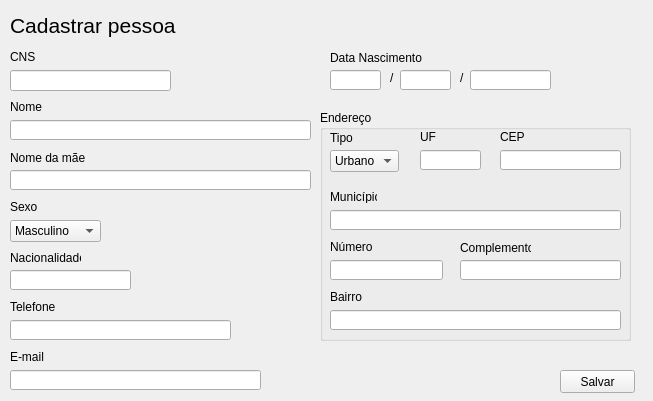
<?xml version="1.0" encoding="UTF-8"?>
<ui version="4.0">
 <class>Form</class>
 <widget class="QWidget" name="Form">
  <property name="geometry">
   <rect>
    <x>0</x>
    <y>0</y>
    <width>653</width>
    <height>401</height>
   </rect>
  </property>
  <property name="windowTitle">
   <string>Form</string>
  </property>
  <widget class="QLabel" name="label">
   <property name="geometry">
    <rect>
     <x>10</x>
     <y>50</y>
     <width>47</width>
     <height>13</height>
    </rect>
   </property>
   <property name="text">
    <string>CNS</string>
   </property>
  </widget>
  <widget class="QLabel" name="label_2">
   <property name="geometry">
    <rect>
     <x>10</x>
     <y>100</y>
     <width>47</width>
     <height>13</height>
    </rect>
   </property>
   <property name="text">
    <string>Nome</string>
   </property>
  </widget>
  <widget class="QLabel" name="label_3">
   <property name="geometry">
    <rect>
     <x>10</x>
     <y>150</y>
     <width>81</width>
     <height>16</height>
    </rect>
   </property>
   <property name="text">
    <string>Nome da mãe</string>
   </property>
  </widget>
  <widget class="QLineEdit" name="txtCns">
   <property name="geometry">
    <rect>
     <x>10</x>
     <y>70</y>
     <width>161</width>
     <height>21</height>
    </rect>
   </property>
  </widget>
  <widget class="QLineEdit" name="txtNome">
   <property name="geometry">
    <rect>
     <x>10</x>
     <y>120</y>
     <width>301</width>
     <height>20</height>
    </rect>
   </property>
  </widget>
  <widget class="QLineEdit" name="txtNomeMae">
   <property name="geometry">
    <rect>
     <x>10</x>
     <y>170</y>
     <width>301</width>
     <height>20</height>
    </rect>
   </property>
  </widget>
  <widget class="QLabel" name="label_4">
   <property name="geometry">
    <rect>
     <x>10</x>
     <y>200</y>
     <width>47</width>
     <height>13</height>
    </rect>
   </property>
   <property name="text">
    <string>Sexo</string>
   </property>
  </widget>
  <widget class="QComboBox" name="cmbSexo">
   <property name="geometry">
    <rect>
     <x>10</x>
     <y>220</y>
     <width>91</width>
     <height>22</height>
    </rect>
   </property>
   <item>
    <property name="text">
     <string>Masculino</string>
    </property>
   </item>
   <item>
    <property name="text">
     <string>Feminino</string>
    </property>
   </item>
  </widget>
  <widget class="QLabel" name="label_5">
   <property name="geometry">
    <rect>
     <x>10</x>
     <y>250</y>
     <width>71</width>
     <height>16</height>
    </rect>
   </property>
   <property name="text">
    <string>Nacionalidade</string>
   </property>
  </widget>
  <widget class="QLineEdit" name="txtPais">
   <property name="geometry">
    <rect>
     <x>10</x>
     <y>270</y>
     <width>121</width>
     <height>20</height>
    </rect>
   </property>
  </widget>
  <widget class="QLabel" name="label_6">
   <property name="geometry">
    <rect>
     <x>10</x>
     <y>300</y>
     <width>47</width>
     <height>13</height>
    </rect>
   </property>
   <property name="text">
    <string>Telefone</string>
   </property>
  </widget>
  <widget class="QLineEdit" name="txtTelefone">
   <property name="geometry">
    <rect>
     <x>10</x>
     <y>320</y>
     <width>221</width>
     <height>20</height>
    </rect>
   </property>
  </widget>
  <widget class="QLabel" name="label_7">
   <property name="geometry">
    <rect>
     <x>10</x>
     <y>350</y>
     <width>47</width>
     <height>13</height>
    </rect>
   </property>
   <property name="text">
    <string>E-mail</string>
   </property>
  </widget>
  <widget class="QLineEdit" name="txtEmail">
   <property name="geometry">
    <rect>
     <x>10</x>
     <y>370</y>
     <width>251</width>
     <height>20</height>
    </rect>
   </property>
  </widget>
  <widget class="QGroupBox" name="groupBox">
   <property name="geometry">
    <rect>
     <x>320</x>
     <y>110</y>
     <width>311</width>
     <height>231</height>
    </rect>
   </property>
   <property name="title">
    <string>Endereço</string>
   </property>
   <widget class="QLabel" name="label_11">
    <property name="geometry">
     <rect>
      <x>10</x>
      <y>20</y>
      <width>41</width>
      <height>16</height>
     </rect>
    </property>
    <property name="text">
     <string>Tipo</string>
    </property>
   </widget>
   <widget class="QComboBox" name="cmbTipoRes">
    <property name="geometry">
     <rect>
      <x>10</x>
      <y>40</y>
      <width>69</width>
      <height>22</height>
     </rect>
    </property>
    <item>
     <property name="text">
      <string>Urbano</string>
     </property>
    </item>
    <item>
     <property name="text">
      <string>Rural</string>
     </property>
    </item>
   </widget>
   <widget class="QLabel" name="label_12">
    <property name="geometry">
     <rect>
      <x>100</x>
      <y>20</y>
      <width>47</width>
      <height>13</height>
     </rect>
    </property>
    <property name="text">
     <string>UF</string>
    </property>
   </widget>
   <widget class="QLineEdit" name="txtUf">
    <property name="geometry">
     <rect>
      <x>100</x>
      <y>40</y>
      <width>61</width>
      <height>20</height>
     </rect>
    </property>
   </widget>
   <widget class="QLabel" name="label_13">
    <property name="geometry">
     <rect>
      <x>180</x>
      <y>20</y>
      <width>47</width>
      <height>13</height>
     </rect>
    </property>
    <property name="text">
     <string>CEP</string>
    </property>
   </widget>
   <widget class="QLineEdit" name="txtCep">
    <property name="geometry">
     <rect>
      <x>180</x>
      <y>40</y>
      <width>121</width>
      <height>20</height>
     </rect>
    </property>
   </widget>
   <widget class="QLabel" name="label_14">
    <property name="geometry">
     <rect>
      <x>10</x>
      <y>80</y>
      <width>47</width>
      <height>13</height>
     </rect>
    </property>
    <property name="text">
     <string>Município</string>
    </property>
   </widget>
   <widget class="QLineEdit" name="txtMunicipio">
    <property name="geometry">
     <rect>
      <x>10</x>
      <y>100</y>
      <width>291</width>
      <height>20</height>
     </rect>
    </property>
   </widget>
   <widget class="QLabel" name="label_15">
    <property name="geometry">
     <rect>
      <x>10</x>
      <y>130</y>
      <width>47</width>
      <height>13</height>
     </rect>
    </property>
    <property name="text">
     <string>Número</string>
    </property>
   </widget>
   <widget class="QLineEdit" name="txtNumero">
    <property name="geometry">
     <rect>
      <x>10</x>
      <y>150</y>
      <width>113</width>
      <height>20</height>
     </rect>
    </property>
   </widget>
   <widget class="QLabel" name="label_16">
    <property name="geometry">
     <rect>
      <x>140</x>
      <y>130</y>
      <width>71</width>
      <height>16</height>
     </rect>
    </property>
    <property name="text">
     <string>Complemento</string>
    </property>
   </widget>
   <widget class="QLineEdit" name="txtComplemento">
    <property name="geometry">
     <rect>
      <x>140</x>
      <y>150</y>
      <width>161</width>
      <height>20</height>
     </rect>
    </property>
   </widget>
   <widget class="QLabel" name="label_17">
    <property name="geometry">
     <rect>
      <x>10</x>
      <y>180</y>
      <width>47</width>
      <height>13</height>
     </rect>
    </property>
    <property name="text">
     <string>Bairro</string>
    </property>
   </widget>
   <widget class="QLineEdit" name="txtBairro">
    <property name="geometry">
     <rect>
      <x>10</x>
      <y>200</y>
      <width>291</width>
      <height>20</height>
     </rect>
    </property>
   </widget>
  </widget>
  <widget class="QLabel" name="label_8">
   <property name="geometry">
    <rect>
     <x>330</x>
     <y>50</y>
     <width>101</width>
     <height>16</height>
    </rect>
   </property>
   <property name="text">
    <string>Data Nascimento</string>
   </property>
  </widget>
  <widget class="QLineEdit" name="txtDiaNasc">
   <property name="geometry">
    <rect>
     <x>330</x>
     <y>70</y>
     <width>51</width>
     <height>20</height>
    </rect>
   </property>
  </widget>
  <widget class="QLabel" name="label_9">
   <property name="geometry">
    <rect>
     <x>390</x>
     <y>70</y>
     <width>16</width>
     <height>16</height>
    </rect>
   </property>
   <property name="text">
    <string>/</string>
   </property>
  </widget>
  <widget class="QLineEdit" name="txtMesNasc">
   <property name="geometry">
    <rect>
     <x>400</x>
     <y>70</y>
     <width>51</width>
     <height>20</height>
    </rect>
   </property>
  </widget>
  <widget class="QLabel" name="label_10">
   <property name="geometry">
    <rect>
     <x>460</x>
     <y>70</y>
     <width>16</width>
     <height>16</height>
    </rect>
   </property>
   <property name="text">
    <string>/</string>
   </property>
  </widget>
  <widget class="QLineEdit" name="txtAnoNasc">
   <property name="geometry">
    <rect>
     <x>470</x>
     <y>70</y>
     <width>81</width>
     <height>20</height>
    </rect>
   </property>
  </widget>
  <widget class="QPushButton" name="btnSave">
   <property name="geometry">
    <rect>
     <x>560</x>
     <y>370</y>
     <width>75</width>
     <height>23</height>
    </rect>
   </property>
   <property name="text">
    <string>Salvar</string>
   </property>
  </widget>
  <widget class="QLabel" name="label_18">
   <property name="geometry">
    <rect>
     <x>10</x>
     <y>10</y>
     <width>251</width>
     <height>31</height>
    </rect>
   </property>
   <property name="font">
    <font>
     <pointsize>16</pointsize>
    </font>
   </property>
   <property name="text">
    <string>Cadastrar pessoa</string>
   </property>
  </widget>
 </widget>
 <resources/>
 <connections/>
</ui>
